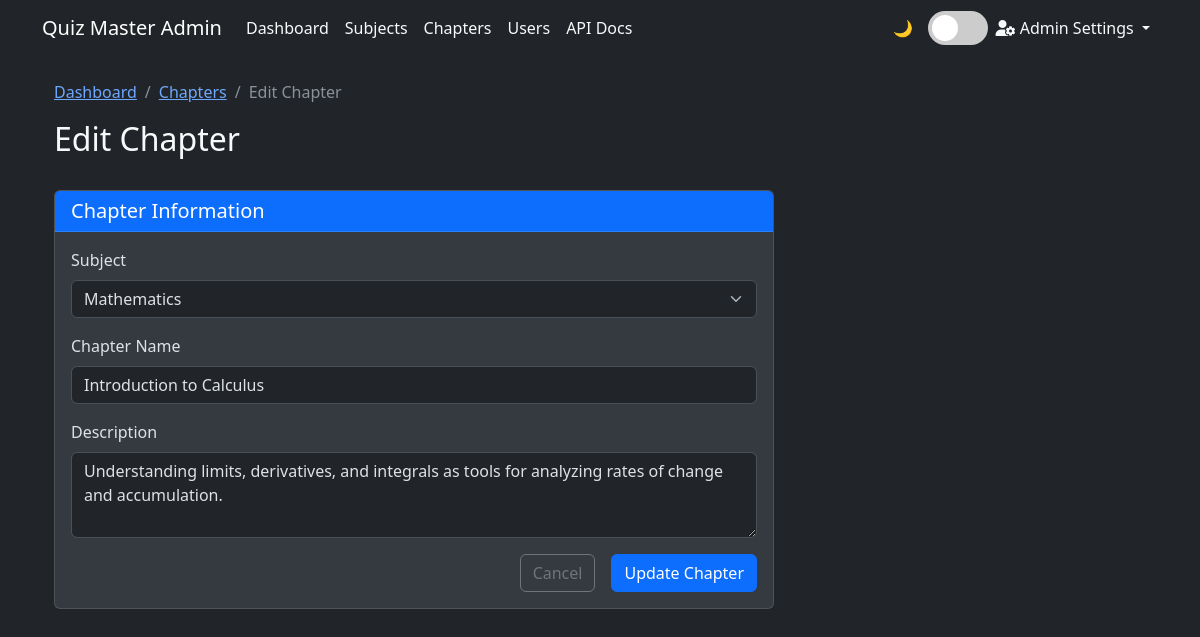
The app's page /admin/chapters/1/edit (signed in) with its own data.
### models.py (models this page shows)
class Chapter(db.Model):
    __tablename__ = 'chapter'
    id = db.Column(db.Integer, primary_key=True)
    subject_id = db.Column(db.Integer, db.ForeignKey('subject.id'), nullable=False)
    name = db.Column(db.String(100), nullable=False)
    description = db.Column(db.Text)
    quizzes = db.relationship('Quiz', backref='chapter', lazy=True)
    __table_args__ = (db.UniqueConstraint('name'),)

### routes.py (the view, shortened to what this page needs)
@app.route('/admin/chapters/<int:chapter_id>/edit', methods=['GET', 'POST'])
@login_required
def edit_chapter(chapter_id):
    if not isinstance(current_user, Admin):
        flash('Access denied. Admin privileges required.', 'danger')
        return redirect(url_for('user_dashboard'))
    chapter = Chapter.query.get_or_404(chapter_id)
    form = ChapterForm(obj=chapter)
    form.subject_id.choices = [(s.id, s.name) for s in Subject.query.all()]
    return render_template('admin/edit_chapter.html', form=form, chapter=chapter)

### forms.py
class ChapterForm(FlaskForm):
    subject_id = SelectField('Subject',
                             coerce=int,
                             validators=[DataRequired()])
    name = StringField('Chapter Name', validators=[DataRequired()])
    description = TextAreaField('Description', validators=[DataRequired()])

### routes.py (called while the page is built)
@login_manager.user_loader
@login_manager.user_loader
def load_user(user_id):
    try:
        user_type = session.get('user_type')
        if user_type == 'admin':
            return Admin.query.get(int(user_id))
        else:
            return User.query.get(int(user_id))
    except Exception as e:
        logging.error(f"Error in load_user: {str(e)}")
        return None

### templates/admin/edit_chapter.html (shortened to what this page needs)
{% extends "admin/base_admin.html" %}
{% block content %}
<div class="container">
    <div class="row mb-4">
        <div class="col">
            <nav aria-label="breadcrumb">
                <ol class="breadcrumb">
                    <li class="breadcrumb-item"><a href="{{ url_for('admin_dashboard') }}">Dashboard</a></li>
                    <li class="breadcrumb-item"><a href="{{ url_for('manage_chapters') }}">Chapters</a></li>
                    <li class="breadcrumb-item active">Edit Chapter</li>
                </ol>
            </nav>
            <h2>Edit Chapter</h2>
        </div>
    </div>
    <div class="row">
        <div class="col-md-8">
            <div class="card">
                <div class="card-header bg-primary text-white">
                    <h5 class="mb-0">Chapter Information</h5>
                </div>
                <div class="card-body">
                    <form method="POST">
                        <div class="mb-3">
                            {{ form.subject_id.label(class="form-label") }}
                            {{ form.subject_id(class="form-select") }}
                        </div>
                        <div class="mb-3">
                            {{ form.name.label(class="form-label") }}
                            {{ form.name(class="form-control") }}
                        </div>
                        <div class="mb-3">
                            {{ form.description.label(class="form-label") }}
                            {{ form.description(class="form-control", rows=3) }}
                        </div>
                        <div class="d-grid gap-2 d-md-flex justify-content-md-end">
                            <a href="{{ url_for('manage_chapters') }}" class="btn btn-outline-secondary me-md-2">Cancel</a>
                            <button type="submit" class="btn btn-primary">Update Chapter</button>
                        </div>
                    </form>
                </div>
            </div>
        </div>
    </div>
</div>
{% endblock %}

### templates/admin/base_admin.html (style rules this page uses)
:root { --bs-primary-rgb: 13, 110, 253; --bs-secondary-rgb: 108, 117, 125; --bs-success-rgb: 25, 135, 84; --bs-info-rgb: 13, 202, 240; --bs-warning-rgb: 255, 193, 7; --bs-danger-rgb: 220, 53, 69; --bs-light-rgb: 248, 249, 250; --bs-dark-rgb: 33, 37, 41; }
[data-bs-theme="dark"] { --bs-body-color: #dee2e6; --bs-body-bg: #212529; --bs-tertiary-bg-rgb: 52, 58, 64; }
[data-bs-theme="dark"] .card { --bs-card-border-color: rgba(255, 255, 255, 0.125); }
:root { --light-text: #212529; --dark-text: #f8f9fa; --light-bg: #ffffff; --dark-bg: #212529; --light-card-bg: #f8f9fa; --dark-card-bg: #343a40; }
[data-bs-theme="dark"] { --text-color: var(--dark-text); --bg-color: var(--dark-bg); --card-bg: var(--dark-card-bg); }
body { color: var(--text-color); background-color: var(--bg-color); transition: all 0.3s ease; }
.card { background-color: var(--card-bg); }

### records on screen
Chapter: subject_id "Mathematics", name "Introduction to Calculus", description "Understanding limits, derivatives, and integrals as tools for analyzing rates of change and accumulation."
